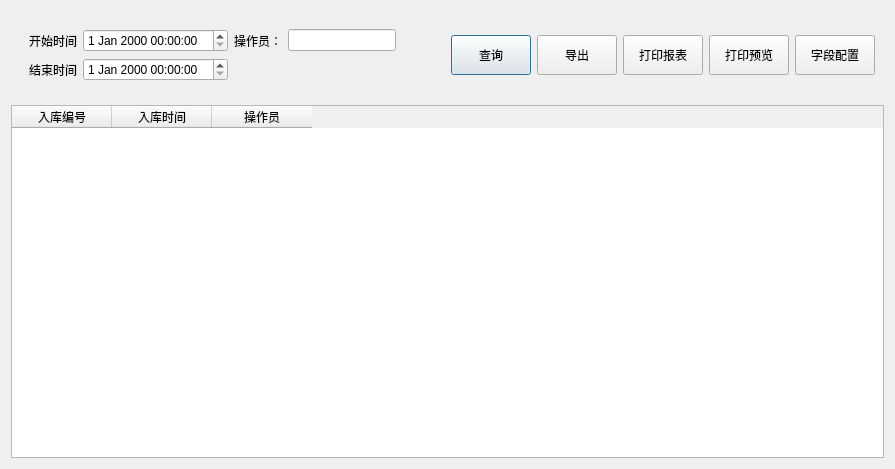
<?xml version="1.0" encoding="UTF-8"?>
<ui version="4.0">
 <class>Dialog</class>
 <widget class="QDialog" name="Dialog">
  <property name="geometry">
   <rect>
    <x>0</x>
    <y>0</y>
    <width>895</width>
    <height>469</height>
   </rect>
  </property>
  <property name="windowTitle">
   <string>Dialog</string>
  </property>
  <layout class="QVBoxLayout" name="verticalLayout">
   <item>
    <widget class="QWidget" name="widget" native="true">
     <property name="minimumSize">
      <size>
       <width>0</width>
       <height>0</height>
      </size>
     </property>
     <layout class="QHBoxLayout" name="horizontalLayout">
      <item>
       <widget class="QWidget" name="widget_4" native="true">
        <property name="minimumSize">
         <size>
          <width>100</width>
          <height>0</height>
         </size>
        </property>
        <layout class="QGridLayout" name="gridLayout">
         <item row="0" column="0">
          <widget class="QLabel" name="label_3">
           <property name="text">
            <string>开始时间</string>
           </property>
          </widget>
         </item>
         <item row="1" column="0">
          <widget class="QLabel" name="label_4">
           <property name="text">
            <string>结束时间</string>
           </property>
          </widget>
         </item>
         <item row="0" column="2">
          <widget class="QLabel" name="label_2">
           <property name="text">
            <string>操作员：</string>
           </property>
          </widget>
         </item>
         <item row="1" column="1">
          <widget class="QDateTimeEdit" name="dateTimeEdit_2"/>
         </item>
         <item row="0" column="1">
          <widget class="QDateTimeEdit" name="dateTimeEdit"/>
         </item>
         <item row="0" column="3">
          <widget class="QLineEdit" name="lineEdit"/>
         </item>
        </layout>
       </widget>
      </item>
      <item>
       <spacer name="horizontalSpacer">
        <property name="orientation">
         <enum>Qt::Horizontal</enum>
        </property>
        <property name="sizeHint" stdset="0">
         <size>
          <width>40</width>
          <height>20</height>
         </size>
        </property>
       </spacer>
      </item>
      <item>
       <widget class="QPushButton" name="pushButton">
        <property name="minimumSize">
         <size>
          <width>0</width>
          <height>40</height>
         </size>
        </property>
        <property name="text">
         <string>查询</string>
        </property>
       </widget>
      </item>
      <item>
       <widget class="QPushButton" name="pushButton_2">
        <property name="minimumSize">
         <size>
          <width>0</width>
          <height>40</height>
         </size>
        </property>
        <property name="text">
         <string>导出</string>
        </property>
       </widget>
      </item>
      <item>
       <widget class="QPushButton" name="pushButton_3">
        <property name="minimumSize">
         <size>
          <width>0</width>
          <height>40</height>
         </size>
        </property>
        <property name="text">
         <string>打印报表</string>
        </property>
       </widget>
      </item>
      <item>
       <widget class="QPushButton" name="pushButton_4">
        <property name="minimumSize">
         <size>
          <width>0</width>
          <height>40</height>
         </size>
        </property>
        <property name="text">
         <string>打印预览</string>
        </property>
       </widget>
      </item>
      <item>
       <widget class="QPushButton" name="pushButton_5">
        <property name="minimumSize">
         <size>
          <width>0</width>
          <height>40</height>
         </size>
        </property>
        <property name="text">
         <string>字段配置</string>
        </property>
       </widget>
      </item>
     </layout>
    </widget>
   </item>
   <item>
    <widget class="QTableWidget" name="tableWidget">
     <column>
      <property name="text">
       <string>入库编号</string>
      </property>
     </column>
     <column>
      <property name="text">
       <string>入库时间</string>
      </property>
     </column>
     <column>
      <property name="text">
       <string>操作员</string>
      </property>
     </column>
    </widget>
   </item>
  </layout>
 </widget>
 <resources/>
 <connections/>
</ui>
